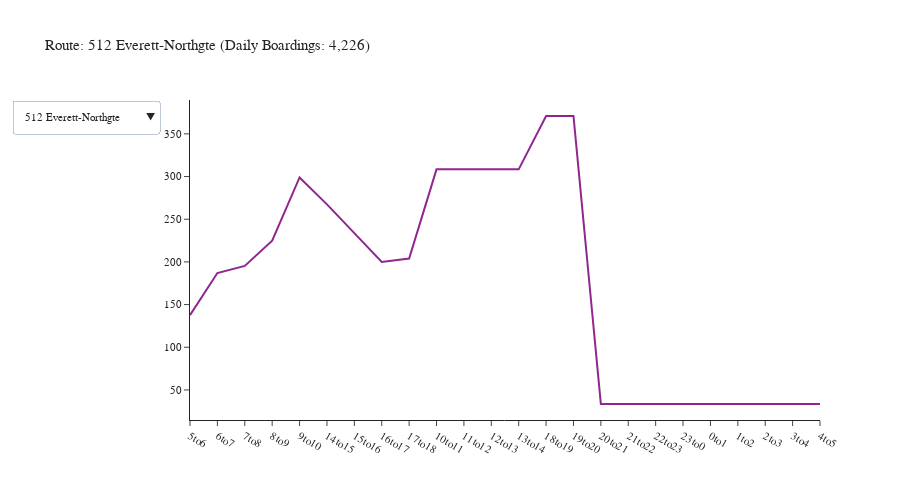

Notebook code for this chart:
### Code cell
agency = 'Sound Transit'
df = df_transit_line[df_transit_line['agency'] == agency]
df = df.groupby(['tod', 'description']).agg({'boardings': 'sum'}).reset_index()
fig = create_tod_chart(df)
fig.show()

### Figure 1 — Plotly figure (JSON) as saved in the notebook; plotly's stock layout.template omitted (floating-point values rounded to 4 significant figures)
{"data": [{"mode": "lines", "name": "512 Everett-Northgte", "type": "scatter", "visible": true, "x": ["5to6", "6to7", "7to8", "8to9", "9to10", "14to15", "15to16", "16to17", "17to18", "10to11", "11to12", "12to13", "13to14", "18to19", "19to20", "20to21", "21to22", "22to23", "23to0", "0to1", "1to2", "2to3", "3to4", "4to5"], "y": [137.7, 187.0, 195.3, 224.9, 298.9, 267.4, 233.7, 200.0, 204.0, 308.4, 308.4, 308.4, 308.4, 370.9, 370.9, 33.54, 33.54, 33.54, 33.54, 33.54, 33.54, 33.54, 33.54, 33.54]}, {"mode": "lines", "name": "522 Woodinvl-Roosvlt", "type": "scatter", "visible": false, "x": ["5to6", "6to7", "7to8", "8to9", "9to10", "14to15", "15to16", "16to17", "17to18", "10to11", "11to12", "12to13", "13to14", "18to19", "19to20", "20to21", "21to22", "22to23", "23to0", "0to1", "1to2", "2to3", "3to4", "4to5"], "y": [144.1, 232.0, 259.2, 315.9, 374.7, 303.0, 395.2, 406.7, 331.8, 320.7, 320.7, 320.7, 320.7, 321.4, 321.4, 38.78, 38.78, 38.78, 38.78, 38.78, 38.78, 38.78, 38.78, 38.78]}, {"mode": "lines", "name": "535 Lynnwood-Bllvue", "type": "scatter", "visible": false, "x": ["5to6", "6to7", "7to8", "8to9", "9to10", "14to15", "15to16", "16to17", "17to18", "10to11", "11to12", "12to13", "13to14", "18to19", "19to20", "20to21", "21to22", "22to23", "23to0", "0to1", "1to2", "2to3", "3to4", "4to5"], "y": [47.04, 60.62, 99.01, 117.8, 120.4, 142.5, 176.4, 120.8, 119.4, 124.1, 124.1, 124.1, 124.1, 62.17, 62.17, 3.27, 3.27, 3.27, 3.27, 3.27, 3.27, 3.27, 3.27, 3.27]}, {"mode": "lines", "name": "542 Redmond-U Dist", "type": "scatter", "visible": false, "x": ["5to6", "6to7", "7to8", "8to9", "9to10", "14to15", "15to16", "16to17", "17to18", "10to11", "11to12", "12to13", "13to14", "18to19", "19to20", "20to21", "21to22", "22to23", "23to0", "0to1", "1to2", "2to3", "3to4", "4to5"], "y": [11.43, 35.53, 46.33, 79.49, 37.13, 42.51, 35.43, 53.46, 66.81, 34.32, 34.32, 34.32, 34.32, 33.77, 33.77, 5.494, 5.494, 5.494, 5.494, 5.494, 5.494, 5.494, 5.494, 5.494]}, {"mode": "lines", "name": "545 Redmond-Seattle", "type": "scatter", "visible": false, "x": ["5to6", "6to7", "7to8", "8to9", "9to10", "14to15", "15to16", "16to17", "17to18", "10to11", "11to12", "12to13", "13to14", "18to19", "19to20", "20to21", "21to22", "22to23", "23to0", "0to1", "1to2", "2to3", "3to4", "4to5"], "y": [244.4, 395.0, 457.4, 366.6, 285.5, 294.5, 422.6, 426.1, 421.0, 296.6, 296.6, 296.6, 296.6, 264.2, 264.2, 21.59, 21.59, 21.59, 21.59, 21.59, 21.59, 21.59, 21.59, 21.59]}, {"mode": "lines", "name": "550 Bellevue-Seattle", "type": "scatter", "visible": false, "x": ["5to6", "6to7", "7to8", "8to9", "9to10", "14to15", "15to16", "16to17", "17to18", "10to11", "11to12", "12to13", "13to14", "18to19", "19to20", "20to21", "21to22", "22to23", "23to0", "0to1", "1to2", "2to3", "3to4", "4to5"], "y": [191.6, 290.6, 476.0, 432.4, 397.1, 432.9, 510.8, 589.7, 578.1, 419.3, 419.3, 419.3, 419.3, 389.0, 389.0, 63.2, 63.2, 63.2, 63.2, 63.2, 63.2, 63.2, 63.2, 63.2]}, {"mode": "lines", "name": "554 Issaquah-Seattle", "type": "scatter", "visible": false, "x": ["5to6", "6to7", "7to8", "8to9", "9to10", "14to15", "15to16", "16to17", "17to18", "10to11", "11to12", "12to13", "13to14", "18to19", "19to20", "20to21", "21to22", "22to23", "23to0", "0to1", "1to2", "2to3", "3to4", "4to5"], "y": [134.1, 266.1, 217.5, 249.3, 333.2, 300.9, 320.0, 182.2, 196.5, 314.6, 314.6, 314.6, 314.6, 258.5, 258.5, 34.09, 34.09, 34.09, 34.09, 34.09, 34.09, 34.09, 34.09, 34.09]}, {"mode": "lines", "name": "560 W Sea-Bellevue", "type": "scatter", "visible": false, "x": ["5to6", "6to7", "7to8", "8to9", "9to10", "14to15", "15to16", "16to17", "17to18", "10to11", "11to12", "12to13", "13to14", "18to19", "19to20", "20to21", "21to22", "22to23", "23to0", "0to1", "1to2", "2to3", "3to4", "4to5"], "y": [80.02, 101.6, 101.5, 130.2, 90.51, 117.5, 125.7, 124.3, 120.3, 174.2, 174.2, 174.2, 174.2, 83.84, 83.84, 4.907, 4.907, 4.907, 4.907, 4.907, 4.907, 4.907, 4.907, 4.907]}, {"mode": "lines", "name": "566 Auburn-Redmond", "type": "scatter", "visible": false, "x": ["5to6", "6to7", "7to8", "8to9", "9to10", "14to15", "15to16", "16to17", "17to18", "10to11", "11to12", "12to13", "13to14", "18to19", "19to20"], "y": [114.1, 120.2, 69.58, 61.35, 65.67, 57.12, 75.66, 21.91, 78.93, 2.892, 2.892, 2.892, 2.892, 24.69, 24.69]}, {"mode": "lines", "name": "574 Lakewood-SeaTac", "type": "scatter", "visible": false, "x": ["5to6", "6to7", "7to8", "8to9", "9to10", "14to15", "15to16", "16to17", "17to18", "10to11", "11to12", "12to13", "13to14", "18to19", "19to20", "20to21", "21to22", "22to23", "23to0", "0to1", "1to2", "2to3", "3to4", "4to5"], "y": [156.4, 185.6, 123.7, 138.8, 140.4, 145.1, 158.2, 127.2, 146.8, 122.3, 122.3, 122.3, 122.3, 196.1, 196.1, 3.591, 3.591, 3.591, 3.591, 3.591, 3.591, 3.591, 3.591, 3.591]}, {"mode": "lines", "name": "577 Fed Way-Seattle", "type": "scatter", "visible": false, "x": ["5to6", "6to7", "7to8", "8to9", "14to15", "15to16", "16to17", "17to18", "10to11", "11to12", "12to13", "13to14"], "y": [98.21, 199.5, 164.4, 41.7, 86.21, 83.7, 113.8, 33.79, 35.15, 35.15, 35.15, 35.15]}, {"mode": "lines", "name": "578 Seattle-Puyallup", "type": "scatter", "visible": false, "x": ["5to6", "6to7", "7to8", "8to9", "9to10", "14to15", "15to16", "16to17", "17to18", "10to11", "11to12", "12to13", "13to14", "18to19", "19to20", "20to21", "21to22", "22to23", "23to0", "0to1", "1to2", "2to3", "3to4", "4to5"], "y": [55.65, 58.7, 197.1, 195.7, 159.2, 208.8, 187.6, 152.7, 186.6, 234.9, 234.9, 234.9, 234.9, 281.4, 281.4, 25.44, 25.44, 25.44, 25.44, 25.44, 25.44, 25.44, 25.44, 25.44]}, {"mode": "lines", "name": "594 Lakewood-Seattle", "type": "scatter", "visible": false, "x": ["5to6", "6to7", "7to8", "8to9", "9to10", "14to15", "15to16", "16to17", "17to18", "10to11", "11to12", "12to13", "13to14", "18to19", "19to20", "20to21", "21to22", "22to23", "23to0", "0to1", "1to2", "2to3", "3to4", "4to5"], "y": [49.26, 61.02, 45.05, 116.3, 118.4, 148.7, 110.9, 109.7, 50.6, 163.2, 163.2, 163.2, 163.2, 162.5, 162.5, 37.71, 37.71, 37.71, 37.71, 37.71, 37.71, 37.71, 37.71, 37.71]}, {"mode": "lines", "name": "Commutr Rail Tac-Sea", "type": "scatter", "visible": false, "x": ["5to6", "6to7", "7to8", "14to15", "15to16", "16to17", "17to18", "10to11", "11to12", "12to13", "13to14", "18to19", "19to20"], "y": [915.4, 931.6, 424.3, 222.1, 884.1, 1619.0, 1236.0, 118.5, 118.5, 118.5, 118.5, 117.9, 117.9]}, {"mode": "lines", "name": "Light Rail Ang Lk-NG", "type": "scatter", "visible": false, "x": ["5to6", "6to7", "7to8", "8to9", "9to10", "14to15", "15to16", "16to17", "17to18", "10to11", "11to12", "12to13", "13to14", "18to19", "19to20", "20to21", "21to22", "22to23", "23to0", "0to1", "1to2", "2to3", "3to4", "4to5"], "y": [2006.0, 4848.0, 6924.0, 6677.0, 4792.0, 4995.0, 6661.0, 7187.0, 7913.0, 4742.0, 4742.0, 4742.0, 4742.0, 5699.0, 5699.0, 628.2, 628.2, 628.2, 628.2, 628.2, 628.2, 628.2, 628.2, 628.2]}, {"mode": "lines", "name": "Light Rail Tacoma", "type": "scatter", "visible": false, "x": ["5to6", "6to7", "7to8", "8to9", "9to10", "14to15", "15to16", "16to17", "17to18", "10to11", "11to12", "12to13", "13to14", "18to19", "19to20", "20to21", "21to22", "22to23", "23to0", "0to1", "1to2", "2to3", "3to4", "4to5"], "y": [12.24, 69.3, 123.9, 165.3, 146.9, 124.6, 149.3, 181.9, 160.2, 143.4, 143.4, 143.4, 143.4, 158.9, 158.9, 17.89, 17.89, 17.89, 17.89, 17.89, 17.89, 17.89, 17.89, 17.89]}, {"mode": "lines", "name": "510 Everett-Seattle", "type": "scatter", "visible": false, "x": ["5to6", "6to7", "7to8", "8to9", "14to15", "15to16", "16to17", "17to18", "18to19", "19to20"], "y": [57.43, 57.28, 73.96, 43.51, 46.44, 86.87, 111.2, 104.2, 31.77, 31.77]}, {"mode": "lines", "name": "532 Everett-Bellevue", "type": "scatter", "visible": false, "x": ["5to6", "6to7", "7to8", "14to15", "15to16", "16to17", "17to18", "18to19", "19to20"], "y": [30.37, 55.56, 33.46, 27.67, 32.8, 50.61, 29.09, 7.175, 7.175]}, {"mode": "lines", "name": "590 Tacoma-Seattle", "type": "scatter", "visible": false, "x": ["5to6", "6to7", "7to8", "8to9", "14to15", "15to16", "16to17", "17to18", "18to19", "19to20"], "y": [170.9, 250.1, 228.0, 95.22, 72.38, 118.3, 141.2, 133.7, 41.92, 41.92]}, {"mode": "lines", "name": "592 DuPont-Seattle", "type": "scatter", "visible": false, "x": ["5to6", "6to7", "7to8", "14to15", "15to16", "16to17", "17to18", "18to19", "19to20"], "y": [20.95, 20.84, 22.47, 28.59, 29.21, 29.79, 39.91, 7.43, 7.43]}, {"mode": "lines", "name": "513 Seaway-Northgate", "type": "scatter", "visible": false, "x": ["5to6", "6to7", "7to8", "8to9", "15to16", "16to17", "17to18", "18to19", "19to20"], "y": [24.64, 49.92, 17.41, 27.41, 32.39, 36.84, 35.66, 83.28, 83.28]}, {"mode": "lines", "name": "556 Issaquah-U Dist", "type": "scatter", "visible": false, "x": ["5to6", "6to7", "7to8", "8to9", "9to10", "15to16", "16to17", "17to18", "18to19", "19to20"], "y": [43.2, 25.8, 20.87, 24.15, 10.12, 52.04, 27.77, 37.22, 7.013, 7.013]}, {"mode": "lines", "name": "586 Tacoma-U Dist", "type": "scatter", "visible": false, "x": ["5to6", "6to7", "7to8", "8to9", "15to16", "16to17", "17to18", "18to19", "19to20"], "y": [14.86, 34.54, 25.59, 15.64, 30.7, 7.132, 18.47, 2.955, 2.955]}, {"mode": "lines", "name": "595 Gig Hrbr-Seattle", "type": "scatter", "visible": false, "x": ["5to6", "6to7", "15to16", "16to17", "17to18"], "y": [68.0, 26.01, 52.8, 36.08, 40.26]}, {"mode": "lines", "name": "596 Sumner-Bonney Lk", "type": "scatter", "visible": false, "x": ["5to6", "6to7", "7to8", "15to16", "16to17", "17to18", "18to19", "19to20"], "y": [2.2, 6.1, 9.1, 5.1, 4.0, 5.1, 4.989, 4.989]}, {"mode": "lines", "name": "Commutr Rail Evt-Sea", "type": "scatter", "visible": false, "x": ["6to7", "7to8", "16to17", "17to18"], "y": [0.0, 0.0, 1.533, 4.633]}, {"mode": "lines", "name": "580 So Hill-Puyallup", "type": "scatter", "visible": false, "x": ["5to6", "6to7", "17to18", "18to19", "19to20"], "y": [0.8926, 0.3099, 0.6066, 1.106, 1.106]}], "layout": {"font": {"size": 11}, "height": 500, "title": {"text": "Route: 512 Everett-Northgte (Daily Boardings: 4,226)"}, "updatemenus": [{"buttons": [{"args": [{"visible": [true, false, false, false, false, false, false, false, false, false, false, false, false, false, false, false, false, false, false, false, false, false, false, false, false, false, false]}, {"title": "Route: 512 Everett-Northgte (Daily Boardings: 4,226)"}], "label": "512 Everett-Northgte", "method": "update"}, {"args": [{"visible": [false, true, false, false, false, false, false, false, false, false, false, false, false, false, false, false, false, false, false, false, false, false, false, false, false, false, false]}, {"title": "Route: 522 Woodinvl-Roosvlt (Daily Boardings: 5,037)"}], "label": "522 Woodinvl-Roosvlt", "method": "update"}, {"args": [{"visible": [false, false, true, false, false, false, false, false, false, false, false, false, false, false, false, false, false, false, false, false, false, false, false, false, false, false, false]}, {"title": "Route: 535 Lynnwood-Bllvue (Daily Boardings: 1,654)"}], "label": "535 Lynnwood-Bllvue", "method": "update"}, {"args": [{"visible": [false, false, false, true, false, false, false, false, false, false, false, false, false, false, false, false, false, false, false, false, false, false, false, false, false, false, false]}, {"title": "Route: 542 Redmond-U Dist (Daily Boardings: 662)"}], "label": "542 Redmond-U Dist", "method": "update"}, {"args": [{"visible": [false, false, false, false, true, false, false, false, false, false, false, false, false, false, false, false, false, false, false, false, false, false, false, false, false, false, false]}, {"title": "Route: 545 Redmond-Seattle (Daily Boardings: 5,223)"}], "label": "545 Redmond-Seattle", "method": "update"}, {"args": [{"visible": [false, false, false, false, false, true, false, false, false, false, false, false, false, false, false, false, false, false, false, false, false, false, false, false, false, false, false]}, {"title": "Route: 550 Bellevue-Seattle (Daily Boardings: 6,923)"}], "label": "550 Bellevue-Seattle", "method": "update"}, {"args": [{"visible": [false, false, false, false, false, false, true, false, false, false, false, false, false, false, false, false, false, false, false, false, false, false, false, false, false, false, false]}, {"title": "Route: 554 Issaquah-Seattle (Daily Boardings: 4,282)"}], "label": "554 Issaquah-Seattle", "method": "update"}, {"args": [{"visible": [false, false, false, false, false, false, false, true, false, false, false, false, false, false, false, false, false, false, false, false, false, false, false, false, false, false, false]}, {"title": "Route: 560 W Sea-Bellevue (Daily Boardings: 1,900)"}], "label": "560 W Sea-Bellevue", "method": "update"}, {"args": [{"visible": [false, false, false, false, false, false, false, false, true, false, false, false, false, false, false, false, false, false, false, false, false, false, false, false, false, false, false]}, {"title": "Route: 566 Auburn-Redmond (Daily Boardings: 725)"}], "label": "566 Auburn-Redmond", "method": "update"}, {"args": [{"visible": [false, false, false, false, false, false, false, false, false, true, false, false, false, false, false, false, false, false, false, false, false, false, false, false, false, false, false]}, {"title": "Route: 574 Lakewood-SeaTac (Daily Boardings: 2,236)"}], "label": "574 Lakewood-SeaTac", "method": "update"}, {"args": [{"visible": [false, false, false, false, false, false, false, false, false, false, true, false, false, false, false, false, false, false, false, false, false, false, false, false, false, false, false]}, {"title": "Route: 577 Fed Way-Seattle (Daily Boardings: 962)"}], "label": "577 Fed Way-Seattle", "method": "update"}, {"args": [{"visible": [false, false, false, false, false, false, false, false, false, false, false, true, false, false, false, false, false, false, false, false, false, false, false, false, false, false, false]}, {"title": "Route: 578 Seattle-Puyallup (Daily Boardings: 3,134)"}], "label": "578 Seattle-Puyallup", "method": "update"}, {"args": [{"visible": [false, false, false, false, false, false, false, false, false, false, false, false, true, false, false, false, false, false, false, false, false, false, false, false, false, false, false]}, {"title": "Route: 594 Lakewood-Seattle (Daily Boardings: 2,127)"}], "label": "594 Lakewood-Seattle", "method": "update"}, {"args": [{"visible": [false, false, false, false, false, false, false, false, false, false, false, false, false, true, false, false, false, false, false, false, false, false, false, false, false, false, false]}, {"title": "Route: Commutr Rail Tac-Sea (Daily Boardings: 6,942)"}], "label": "Commutr Rail Tac-Sea", "method": "update"}, {"args": [{"visible": [false, false, false, false, false, false, false, false, false, false, false, false, false, false, true, false, false, false, false, false, false, false, false, false, false, false, false]}, {"title": "Route: Light Rail Ang Lk-NG (Daily Boardings: 88,025)"}], "label": "Light Rail Ang Lk-NG", "method": "update"}, {"args": [{"visible": [false, false, false, false, false, false, false, false, false, false, false, false, false, false, false, true, false, false, false, false, false, false, false, false, false, false, false]}, {"title": "Route: Light Rail Tacoma (Daily Boardings: 2,186)"}], "label": "Light Rail Tacoma", "method": "update"}, {"args": [{"visible": [false, false, false, false, false, false, false, false, false, false, false, false, false, false, false, false, true, false, false, false, false, false, false, false, false, false, false]}, {"title": "Route: 510 Everett-Seattle (Daily Boardings: 644)"}], "label": "510 Everett-Seattle", "method": "update"}, {"args": [{"visible": [false, false, false, false, false, false, false, false, false, false, false, false, false, false, false, false, false, true, false, false, false, false, false, false, false, false, false]}, {"title": "Route: 532 Everett-Bellevue (Daily Boardings: 274)"}], "label": "532 Everett-Bellevue", "method": "update"}, {"args": [{"visible": [false, false, false, false, false, false, false, false, false, false, false, false, false, false, false, false, false, false, true, false, false, false, false, false, false, false, false]}, {"title": "Route: 590 Tacoma-Seattle (Daily Boardings: 1,294)"}], "label": "590 Tacoma-Seattle", "method": "update"}, {"args": [{"visible": [false, false, false, false, false, false, false, false, false, false, false, false, false, false, false, false, false, false, false, true, false, false, false, false, false, false, false]}, {"title": "Route: 592 DuPont-Seattle (Daily Boardings: 207)"}], "label": "592 DuPont-Seattle", "method": "update"}, {"args": [{"visible": [false, false, false, false, false, false, false, false, false, false, false, false, false, false, false, false, false, false, false, false, true, false, false, false, false, false, false]}, {"title": "Route: 513 Seaway-Northgate (Daily Boardings: 391)"}], "label": "513 Seaway-Northgate", "method": "update"}, {"args": [{"visible": [false, false, false, false, false, false, false, false, false, false, false, false, false, false, false, false, false, false, false, false, false, true, false, false, false, false, false]}, {"title": "Route: 556 Issaquah-U Dist (Daily Boardings: 255)"}], "label": "556 Issaquah-U Dist", "method": "update"}, {"args": [{"visible": [false, false, false, false, false, false, false, false, false, false, false, false, false, false, false, false, false, false, false, false, false, false, true, false, false, false, false]}, {"title": "Route: 586 Tacoma-U Dist (Daily Boardings: 153)"}], "label": "586 Tacoma-U Dist", "method": "update"}, {"args": [{"visible": [false, false, false, false, false, false, false, false, false, false, false, false, false, false, false, false, false, false, false, false, false, false, false, true, false, false, false]}, {"title": "Route: 595 Gig Hrbr-Seattle (Daily Boardings: 223)"}], "label": "595 Gig Hrbr-Seattle", "method": "update"}, {"args": [{"visible": [false, false, false, false, false, false, false, false, false, false, false, false, false, false, false, false, false, false, false, false, false, false, false, false, true, false, false]}, {"title": "Route: 596 Sumner-Bonney Lk (Daily Boardings: 42)"}], "label": "596 Sumner-Bonney Lk", "method": "update"}, {"args": [{"visible": [false, false, false, false, false, false, false, false, false, false, false, false, false, false, false, false, false, false, false, false, false, false, false, false, false, true, false]}, {"title": "Route: Commutr Rail Evt-Sea (Daily Boardings: 6)"}], "label": "Commutr Rail Evt-Sea", "method": "update"}, {"args": [{"visible": [false, false, false, false, false, false, false, false, false, false, false, false, false, false, false, false, false, false, false, false, false, false, false, false, false, false, true]}, {"title": "Route: 580 So Hill-Puyallup (Daily Boardings: 4)"}], "label": "580 So Hill-Puyallup", "method": "update"}], "direction": "down", "showactive": true}], "width": 900, "yaxis": {"tickformat": ".00f"}}}
